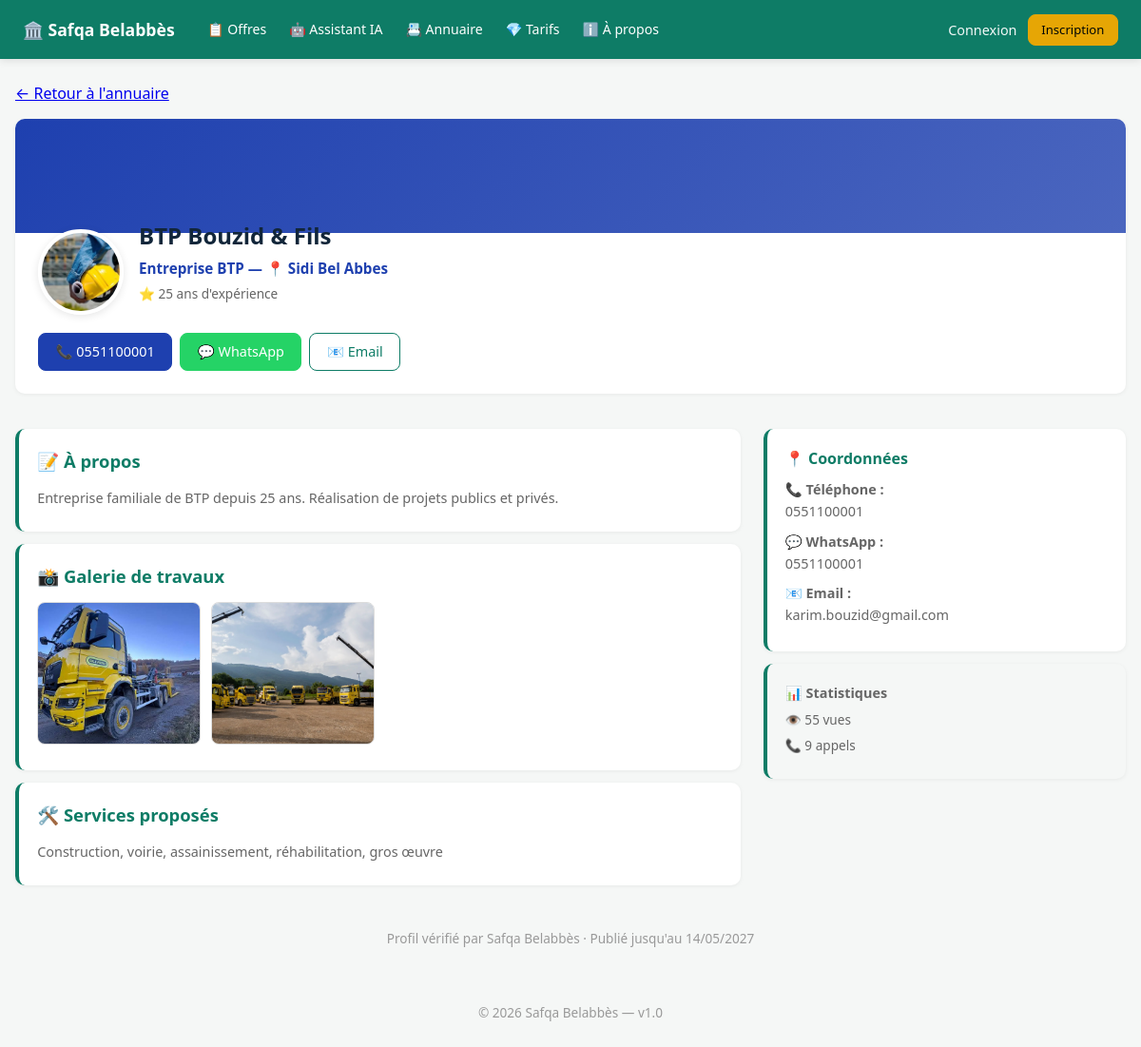
Page /directory/7 on the earlier database version.
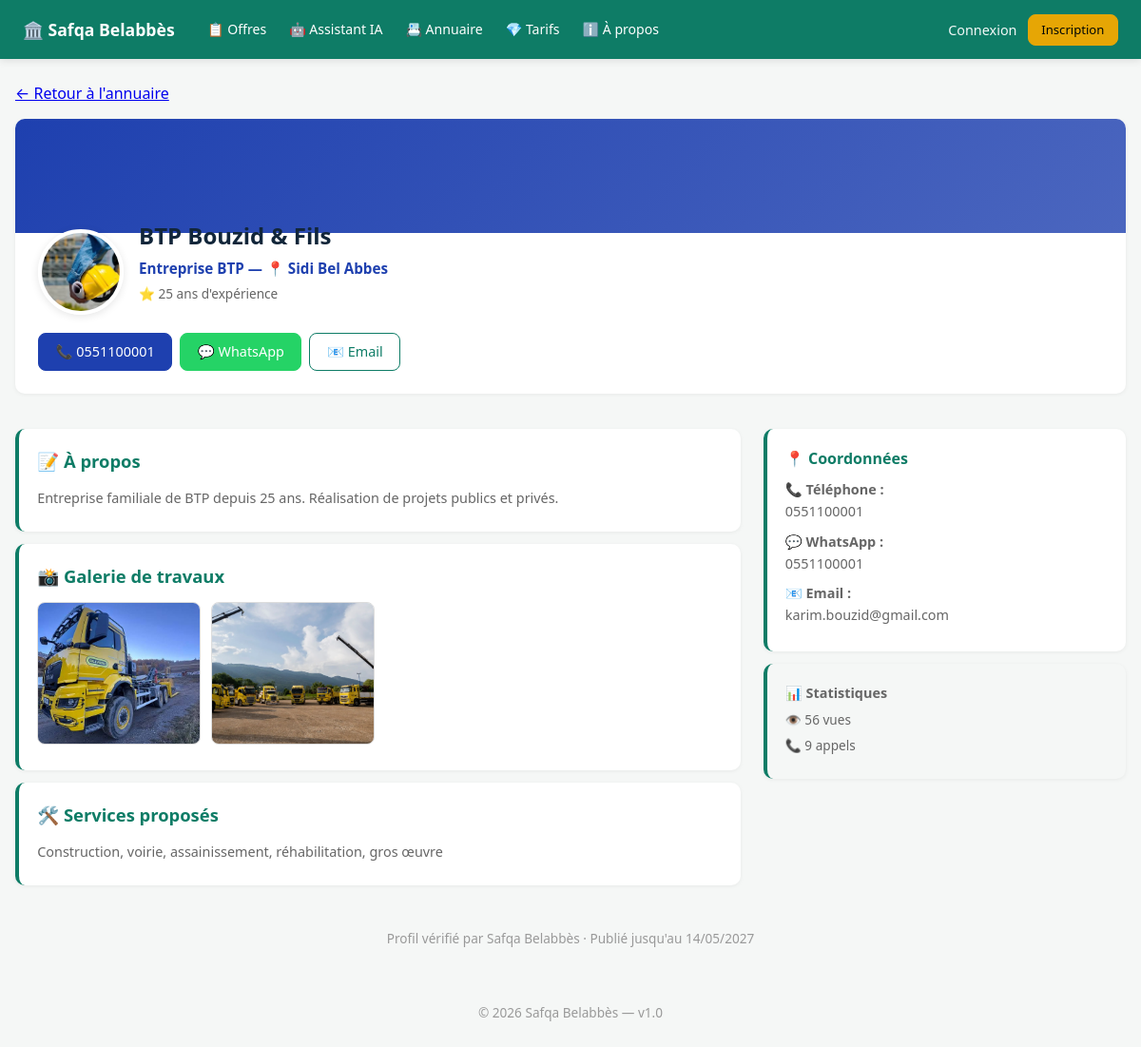
Same page on the later database version.
### app/__init__.py (models this page shows)
class Professional(db.Model):
    __tablename__ = "professionals"
    id = db.Column(db.Integer, primary_key=True)
    user_id = db.Column(db.Integer, db.ForeignKey("users.id"), nullable=False, unique=True, index=True)
    business_name = db.Column(db.String(150), nullable=False)
    category = db.Column(db.String(50), nullable=False, index=True)
    description = db.Column(db.Text, nullable=False)
    services = db.Column(db.Text)
    phone = db.Column(db.String(20), nullable=False)
    whatsapp = db.Column(db.String(20))
    email_public = db.Column(db.String(150))
    address = db.Column(db.String(300))
    commune = db.Column(db.String(100), index=True)
    photo_url = db.Column(db.String(500))
    gallery = db.Column(db.Text)
    years_experience = db.Column(db.Integer)
    payment_status = db.Column(db.String(30), default="awaiting_payment", nullable=False)
    payment_method = db.Column(db.String(20))
    receipt_path = db.Column(db.String(255))
    price_dzd = db.Column(db.Integer, default=3000)
    duration_days = db.Column(db.Integer, default=180)
    is_approved = db.Column(db.Boolean, default=False, nullable=False)
    is_active = db.Column(db.Boolean, default=True, nullable=False)
    starts_at = db.Column(db.DateTime)
    ends_at = db.Column(db.DateTime)
    views = db.Column(db.Integer, default=0, nullable=False)
    phone_clicks = db.Column(db.Integer, default=0, nullable=False)
    created_at = db.Column(db.DateTime, default=datetime.utcnow)
    updated_at = db.Column(db.DateTime, default=datetime.utcnow, onupdate=datetime.utcnow)
    user = db.relationship("User")
    @property
    def is_published(self):
        if not self.is_approved or not self.is_active:
            return False
        now = datetime.utcnow()
        if self.starts_at and now < self.starts_at:
            return False
        if self.ends_at and now > self.ends_at:
            return False
        return True
    @property
    def gallery_list(self):
        if not self.gallery:
            return []
        return [g.strip() for g in self.gallery.split(",") if g.strip()]

### app/routes.py (the view)
@bp.route("/directory/<int:prof_id>")
def professional_profile(prof_id):
    prof = db.session.get(Professional, prof_id)
    if not prof or not prof.is_published:
        flash("Ce profil n'est pas disponible", "error")
        return redirect(url_for("routes.directory"))
    session_key = f"viewed_prof_{prof_id}"
    if not session.get(session_key):
        prof.views += 1
        db.session.commit()
        session[session_key] = True
    return render_template("professional_profile.html", prof=prof)

### app/templates/professional_profile.html (shortened to what this page needs)
{% extends "base.html" %}
{% block content %}
{% set cat = professional_categories.get(prof.category, {}) %}
<p><a href="/directory">← Retour à l'annuaire</a></p>
<div class="card" style="padding:0;overflow:hidden;border-left:none">
  <div style="background:linear-gradient(135deg,{{ cat.color or '#0e7c66' }},{{ cat.color or '#0a5c4b' }}cc);height:120px;position:relative"></div>
  <div style="padding:1.5rem;margin-top:-40px;position:relative">
    <div style="display:flex;align-items:end;gap:1rem;flex-wrap:wrap">
            {% if prof.photo_url %}
        <img src="/static/{{ prof.photo_url }}" alt="{{ prof.business_name }}" style="width:90px;height:90px;border-radius:50%;border:4px solid white;box-shadow:0 2px 8px rgba(0,0,0,0.1);object-fit:cover">
      {% else %}
        <div style="width:90px;height:90px;border-radius:50%;background:{{ cat.color or '#0e7c66' }}20;border:4px solid white;display:flex;align-items:center;justify-content:center;font-size:3rem;box-shadow:0 2px 8px rgba(0,0,0,0.1)">{{ cat.icon or '👤' }}</div>
      {% endif %}
      <div style="flex:1;min-width:200px;padding-bottom:0.5rem">
        <h1 style="margin:0;color:#12263a;font-size:1.5rem">{{ prof.business_name }}</h1>
        <p style="margin:0.2rem 0;color:{{ cat.color }};font-weight:600;font-size:0.95rem">{{ cat.label }} — 📍 {{ prof.commune }}</p>
        {% if prof.years_experience %}
          <p style="margin:0.2rem 0;color:#666;font-size:0.85rem">⭐ {{ prof.years_experience }} ans d'expérience</p>
        {% endif %}
      </div>
    </div>
    <div style="display:flex;gap:0.5rem;flex-wrap:wrap;margin-top:1.2rem">
      <a href="/directory/{{ prof.id }}/phone-click" onclick="return confirm('Appeler {{ prof.phone }} ?')" class="btn" style="background:{{ cat.color or '#0e7c66' }};border-color:{{ cat.color or '#0e7c66' }}">📞 {{ prof.phone }}</a>
      {% if prof.whatsapp %}
        <a href="https://wa.me/213{{ prof.whatsapp[1:] if prof.whatsapp.startswith('0') else prof.whatsapp }}" target="_blank" class="btn" style="background:#25D366;border-color:#25D366">💬 WhatsApp</a>
      {% endif %}
      {% if prof.email_public %}
        <a href="mailto:{{ prof.email_public }}" class="btn btn-ghost">📧 Email</a>
      {% endif %}
    </div>
  </div>
</div>
<div style="display:grid;grid-template-columns:2fr 1fr;gap:1.5rem;margin-top:1.5rem">
  <div>
    <div class="card">
      <h2 style="margin-top:0;color:#0e7c66">📝 À propos</h2>
      <p style="white-space:pre-wrap;line-height:1.7">{{ prof.description }}</p>
    </div>
    {% if prof.services %}
        {% if prof.gallery_list %}
    <div class="card">
      <h2 style="margin-top:0;color:#0e7c66">📸 Galerie de travaux</h2>
      <div style="display:grid;grid-template-columns:repeat(auto-fill,minmax(150px,1fr));gap:0.7rem">
        {% for img in prof.gallery_list %}
          <a href="/static/{{ img }}" target="_blank">
            <img src="/static/{{ img }}" alt="Travaux" style="width:100%;height:150px;object-fit:cover;border-radius:8px;border:1px solid #ddd">
          </a>
        {% endfor %}
      </div>
    </div>
    {% endif %}
    <div class="card">
      <h2 style="margin-top:0;color:#0e7c66">🛠️ Services proposés</h2>
      <p style="white-space:pre-wrap;line-height:1.7">{{ prof.services }}</p>
    </div>
    {% endif %}
  </div>
  <div>
    <div class="card">
      <h3 style="margin-top:0;color:#0e7c66">📍 Coordonnées</h3>
      <p style="margin:0.5rem 0"><strong>📞 Téléphone :</strong><br>{{ prof.phone }}</p>
      {% if prof.whatsapp %}<p style="margin:0.5rem 0"><strong>💬 WhatsApp :</strong><br>{{ prof.whatsapp }}</p>{% endif %}
      {% if prof.email_public %}<p style="margin:0.5rem 0"><strong>📧 Email :</strong><br>{{ prof.email_public }}</p>{% endif %}
    </div>
    <div class="card" style="background:#f5f7f6">
      <h3 style="margin-top:0;color:#666;font-size:0.9rem">📊 Statistiques</h3>
      <p style="margin:0.3rem 0;font-size:0.85rem;color:#666">👁️ {{ prof.views }} vues</p>
      <p style="margin:0.3rem 0;font-size:0.85rem;color:#666">📞 {{ prof.phone_clicks }} appels</p>
    </div>
  </div>
</div>
<p style="text-align:center;margin-top:2rem;font-size:0.85rem;color:#999">
  Profil vérifié par Safqa Belabbès · Publié jusqu'au {{ prof.ends_at.strftime('%d/%m/%Y') if prof.ends_at else '—' }}
</p>
{% endblock %}

### app/templates/base.html (shortened to what this page needs)
<!DOCTYPE html>
<html lang="fr">
<head>
</head>
<body>
<header>
  <div class="header-inner">
    <a href="/" class="brand">🏛️ Safqa Belabbès</a>
    {% if current_user.is_authenticated and current_user.is_admin %}
      <nav class="main-nav">
        <a href="/admin">🔧 Administration</a>
        <a href="/">👁️ Site public</a>
      </nav>
      <span class="spacer"></span>
      <div class="user-info">
        <span>👤 {{ current_user.full_name }}</span>
        <a href="/logout" class="btn btn-sm" style="background:rgba(255,255,255,0.15);color:#fff;border:1px solid rgba(255,255,255,0.3)">Déconnexion</a>
      </div>
    {% else %}
      <nav class="main-nav">
        <a href="/">📋 Offres</a>
        <a href="/chatbot">🤖 Assistant IA</a>
        <a href="/directory">📇 Annuaire</a>
        <a href="/pricing">💎 Tarifs</a>
        <a href="/about">ℹ️ À propos</a>
      </nav>
      {% if current_user.is_authenticated %}
        <div class="user-info">
          <span>👤 {{ current_user.full_name }}
            {% if current_user.is_premium %}<span class="chip-premium">Premium</span>{% endif %}
          </span>
          <a href="/logout" class="btn btn-sm" style="background:rgba(255,255,255,0.15);color:#fff;border:1px solid rgba(255,255,255,0.3)">Déconnexion</a>
        </div>
      {% else %}
        <div class="user-info">
          <a href="/login">Connexion</a>
          <a href="/register" class="btn btn-sm btn-accent">Inscription</a>
        </div>
      {% endif %}
    {% endif %}
  </div>
</header>
<main>
{% block content %}{% endblock %}
</main>
<footer>© 2026 Safqa Belabbès — v1.0</footer>
</body>
</html>

### app/templates/base.html (style rules this page uses)
* { box-sizing: border-box; margin: 0; padding: 0; }
body { font-family: system-ui, -apple-system, "Segoe UI", sans-serif; background: #f5f7f6; color: #12263a; line-height: 1.6; }
header { background: #0e7c66; color: #fff; padding: 0.85rem 1.5rem; position: sticky; top: 0; z-index: 100; box-shadow: 0 2px 8px rgba(0,0,0,0.1); }
header .header-inner { max-width: 1280px; margin: 0 auto; display: flex; align-items: center; gap: 1rem; flex-wrap: wrap; }
header a { color: #fff; text-decoration: none; font-weight: 500; font-size: 0.9rem; }
header .brand { font-size: 1.1rem; font-weight: 700; margin-right: 0.5rem; }
header .user-info { display: flex; align-items: center; gap: 0.7rem; font-size: 0.85rem; opacity: 0.95; }
nav.main-nav { display: flex; align-items: center; gap: 0.2rem; flex-wrap: wrap; }
nav.main-nav a { padding: 0.4rem 0.65rem; border-radius: 6px; font-size: 0.88rem; transition: background 0.15s; }
main { max-width: 1280px; margin: 0 auto; padding: 1.5rem 1rem; min-height: calc(100vh - 200px); }
h1 { margin-bottom: 1.5rem; color: #0e7c66; font-size: 1.6rem; }
h2 { margin: 1.5rem 0 0.8rem; color: #0e7c66; font-size: 1.15rem; }
h3 { font-size: 1rem; }
.card { background: #fff; padding: 1.2rem; margin: 0.8rem 0; border-radius: 10px; box-shadow: 0 1px 4px rgba(0,0,0,0.06); border-left: 4px solid #0e7c66; }
.card h3 { margin-bottom: 0.4rem; }
.card p { color: #666; font-size: 0.9rem; margin: 0.2rem 0; }
.btn, .btn-sm, .btn-ghost, .btn-accent, .btn-danger { display: inline-flex; align-items: center; justify-content: center; padding: 0.55rem 1.1rem; border-radius: 8px; cursor: pointer; text-decoration: none; font-size: 0.9rem; font-weight: 500; font-family: inherit; border: 1px solid transparent; transition: all 0.15s; white-space: nowrap; line-height: 1.4; }
.btn { background: #0e7c66; color: #fff; border-color: #0e7c66; }
.btn-sm { padding: 0.4rem 0.85rem; font-size: 0.82rem; }
.btn-ghost { background: transparent; color: #0e7c66; border-color: #0e7c66; }
.btn-accent { background: #f2a900; color: #000; border-color: #f2a900; }
footer { text-align: center; padding: 2rem 1rem; color: #999; font-size: 0.85rem; }

Differences in the rows shown:
changed Professional "BTP Bouzid & Fils": views "55" → "56"
